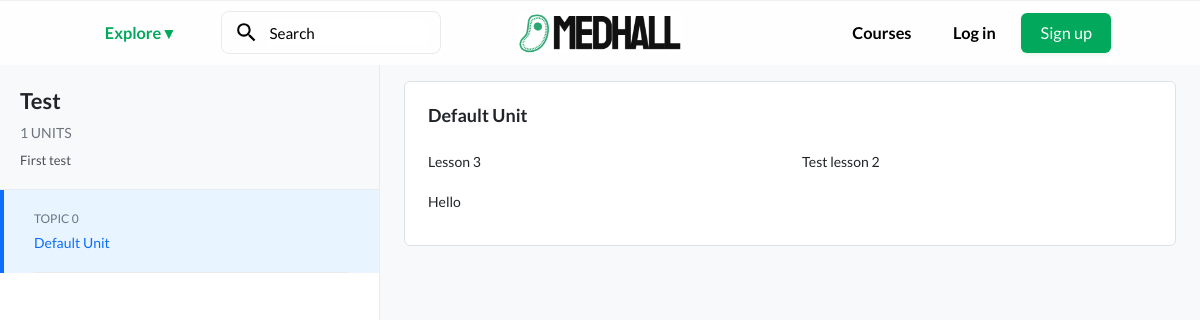
Before: /courses/courses/1/ with the older database file.
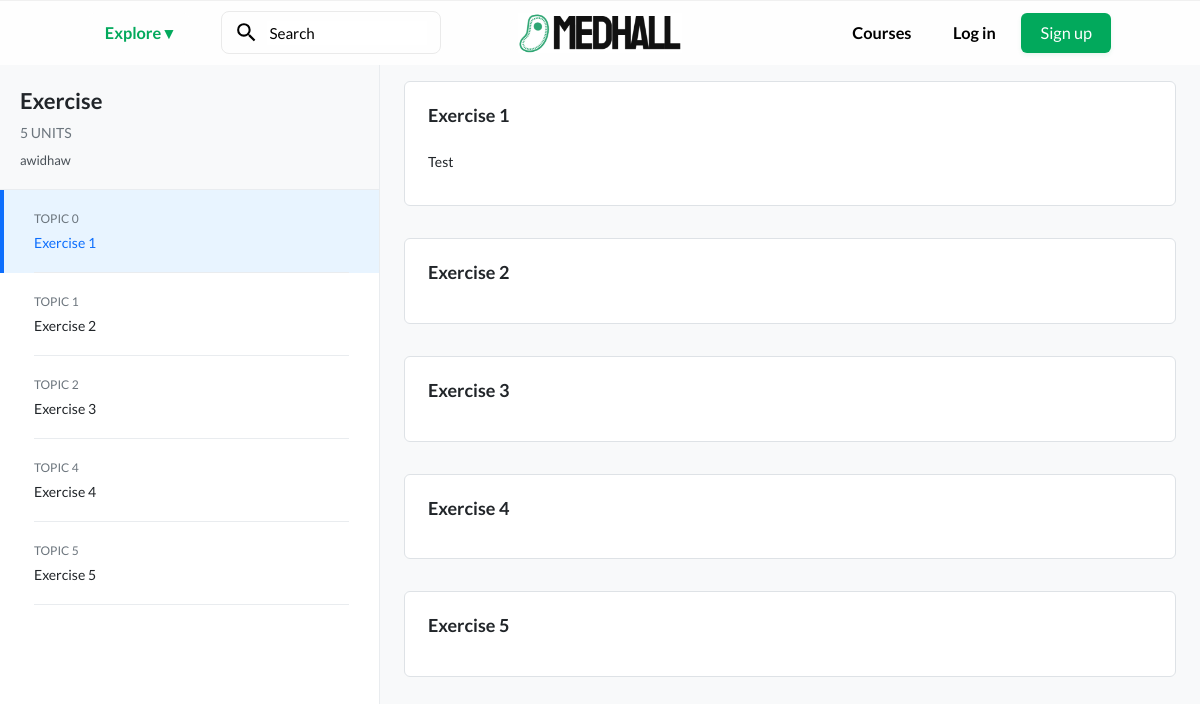
After: the same page with the newer database file.
### courses/models.py (models this page shows, shortened)
class Course(models.Model):
    title = models.CharField(max_length=200)
    description = models.TextField()
    teacher = models.ForeignKey(User, on_delete=models.CASCADE, related_name="courses")

class Unit(models.Model):
    course = models.ForeignKey(Course, on_delete=models.CASCADE, related_name="units")
    title = models.CharField(max_length=200)
    order = models.PositiveIntegerField(default=0)
    class Meta:
        ordering = ['order']

class Lesson(models.Model):
    course = models.ForeignKey(Course, on_delete=models.CASCADE, related_name="lessons")
    title = models.CharField(max_length=200)
    content = RichTextField()  # Supports rich text editing
    video_url = models.URLField(blank=True, null=True)
    order = models.PositiveIntegerField(default=0)  # To order lessons within a course
    unit = models.ForeignKey(Unit, on_delete=models.CASCADE, related_name="lessons")
    class Meta:
        ordering = ['order']

### courses/views.py (the view)
# urls.py: path('courses/<int:course_id>/', views.course_detail, name='course_detail'),
def course_detail(request, course_id):
    course = get_object_or_404(Course, id=course_id)
    courses = Course.objects.all()  # Add this
    return render(request, 'courses/course_detail.html', {'course': course, 'courses': courses})

### courses/context_processors.py (called while the page is built)
def courses_processor(request):
    courses_all = Course.objects.all()
    print(f"Context processor found {len(courses_all)} courses")  # Debug print
    return {
        'courses_all': courses_all
    }

### courses/templates/courses/course_detail.html (shortened to what this page needs)
{% extends "base.html" %}
{% block content %}
<div class="d-flex">
    <div class="sidebar bg-white" style="width: 380px; overflow-y: auto; position: fixed; height: calc(100vh - 64px); top: 64px; border-right: 1px solid #e9ecef;">
        <div class="course-header">
            <div class="course-title">{{ course.title }}</div>
            <div class="course-meta">{{ course.units.count }} UNITS</div>
            <div class="course-description">{{ course.description }}</div>
        </div>
        {% for unit in course.units.all %}
        <a href="#unit{{ unit.id }}" class="unit-link text-decoration-none text-dark" data-unit-id="unit{{ unit.id }}">
            <div class="unit-number">Topic {{ unit.order }}</div>
            <div class="unit-title">{{ unit.title }}</div>
        </a>
        {% endfor %}
    </div>
    <div style="margin-left: 380px; height: calc(100vh - 70px); overflow-y: auto; width: calc(100% - 280px); padding: 0; background-color: #f8f9fa;">
        {% for unit in course.units.all %}
        <div id="unit{{ unit.id }}" class="px-4 py-3">
            <div class="card">
                <div class="card-body">
                    <h6 class="mb-3 fw-bold card-title" style="font-size: 18px;">{{ unit.title }}</h6>
                    <div class="row row-cols-2" style="padding: 0px 7px;">
                        {% for lesson in unit.lessons.all %}
                        <div class="col mb-3">
                            <a href="{% url 'lesson_detail' course.id unit.id lesson.id %}" class="text-decoration-none text-dark lesson-link" style="font-size: 14px;">
                                {{ lesson.title }}
                            </a>
                        </div>
                        {% endfor %}
                    </div>
                </div>
            </div>
        </div>
       {% endfor %}
    </div>
</div>
{% endblock %}

Changed rows visible on the page:
removed Lesson: title "Lesson 3", shown under Unit "0"
removed Lesson: title "Test lesson 2", shown under Unit "0"
changed Course: title "Test" → "Exercise"; units.count "1" → "5"; description "First test" → "awidhaw"
changed Unit: title "Default Unit" → "Exercise 1"
added Unit: order "1", title "Exercise 2"
added Unit: order "2", title "Exercise 3"
added Unit: order "4", title "Exercise 4"
added Unit: order "5", title "Exercise 5"
changed Lesson: title "Hello" → "Test"
